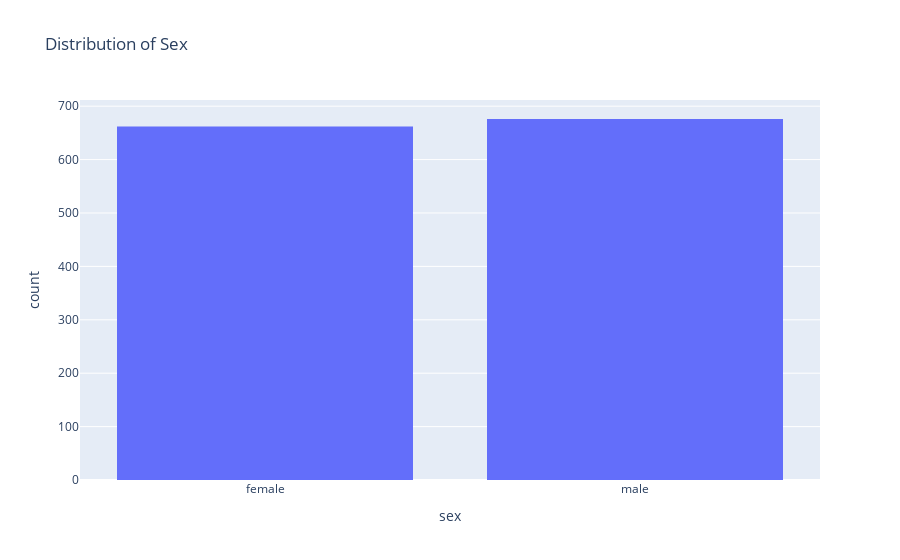

Notebook source saved alongside this figure:
### Code cell
px.histogram(df,x='sex',title="Distribution of Sex")

### Figure 1 — Plotly figure (JSON) as saved in the notebook; plotly's stock layout.template omitted (floating-point values rounded to 4 significant figures; data arrays with more than 128 entries replaced by an {"elided": "..."} marker saying what was removed)
{"data": [{"alignmentgroup": "True", "bingroup": "x", "hovertemplate": "sex=%{x}<br>count=%{y}<extra></extra>", "legendgroup": "", "marker": {"color": "#636efa", "pattern": {"shape": ""}}, "name": "", "offsetgroup": "", "orientation": "v", "showlegend": false, "type": "histogram", "x": {"elided": "1338 str values"}, "xaxis": "x", "yaxis": "y"}], "layout": {"barmode": "relative", "legend": {"tracegroupgap": 0}, "title": {"text": "Distribution of Sex"}, "xaxis": {"anchor": "y", "domain": [0, 1], "title": {"text": "sex"}}, "yaxis": {"anchor": "x", "domain": [0, 1], "title": {"text": "count"}}}}
